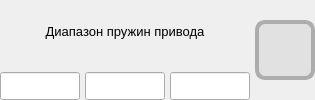
                  <widget class="QWidget" name="widget_crossingLimits_spring" native="true">
                   <property name="sizePolicy">
                    <sizepolicy hsizetype="Maximum" vsizetype="Maximum">
                     <horstretch>0</horstretch>
                     <verstretch>0</verstretch>
                    </sizepolicy>
                   </property>
                   <layout class="QHBoxLayout" name="horizontalLayout_30">
                    <property name="spacing">
                     <number>5</number>
                    </property>
                    <property name="leftMargin">
                     <number>0</number>
                    </property>
                    <property name="topMargin">
                     <number>0</number>
                    </property>
                    <property name="rightMargin">
                     <number>0</number>
                    </property>
                    <property name="bottomMargin">
                     <number>0</number>
                    </property>
                    <item>
                     <widget class="QWidget" name="widget__crossingLimits_spring_control" native="true">
                      <property name="sizePolicy">
                       <sizepolicy hsizetype="Maximum" vsizetype="Preferred">
                        <horstretch>0</horstretch>
                        <verstretch>0</verstretch>
                       </sizepolicy>
                      </property>
                      <layout class="QVBoxLayout" name="verticalLayout_19">
                       <property name="spacing">
                        <number>10</number>
                       </property>
                       <property name="leftMargin">
                        <number>0</number>
                       </property>
                       <property name="topMargin">
                        <number>0</number>
                       </property>
                       <property name="rightMargin">
                        <number>0</number>
                       </property>
                       <property name="bottomMargin">
                        <number>0</number>
                       </property>
                       <item>
                        <widget class="QLabel" name="label_crossingLimits_spring">
                         <property name="sizePolicy">
                          <sizepolicy hsizetype="Preferred" vsizetype="Preferred">
                           <horstretch>0</horstretch>
                           <verstretch>0</verstretch>
                          </sizepolicy>
                         </property>
                         <property name="font">
                          <font>
                           <family>Segoe UI</family>
                           <pointsize>10</pointsize>
                          </font>
                         </property>
                         <property name="text">
                          <string>Диапазон пружин привода</string>
                         </property>
                         <property name="alignment">
                          <set>Qt::AlignmentFlag::AlignCenter</set>
                         </property>
                        </widget>
                       </item>
                       <item>
                        <layout class="QHBoxLayout" name="horizontalLayout_crossingLimits_spring_limits">
                         <property name="spacing">
                          <number>5</number>
                         </property>
                         <property name="sizeConstraint">
                          <enum>QLayout::SizeConstraint::SetDefaultConstraint</enum>
                         </property>
                         <item>
                          <widget class="QLineEdit" name="lineEdit_crossingLimits_spring_lowerLimit">
                           <property name="enabled">
                            <bool>true</bool>
                           </property>
                           <property name="sizePolicy">
                            <sizepolicy hsizetype="Fixed" vsizetype="Maximum">
                             <horstretch>0</horstretch>
                             <verstretch>0</verstretch>
                            </sizepolicy>
                           </property>
                           <property name="minimumSize">
                            <size>
                             <width>50</width>
                             <height>0</height>
                            </size>
                           </property>
                           <property name="maximumSize">
                            <size>
                             <width>80</width>
                             <height>16777215</height>
                            </size>
                           </property>
                           <property name="font">
                            <font>
                             <family>Segoe UI</family>
                             <pointsize>8</pointsize>
                            </font>
                           </property>
                           <property name="styleSheet">
                            <string notr="true">padding: 5px 5px;</string>
                           </property>
                           <property name="text">
                            <string/>
                           </property>
                           <property name="alignment">
                            <set>Qt::AlignmentFlag::AlignCenter</set>
                           </property>
                           <property name="readOnly">
                            <bool>true</bool>
                           </property>
                          </widget>
                         </item>
                         <item>
                          <widget class="QLineEdit" name="lineEdit_crossingLimits_spring_value">
                           <property name="enabled">
                            <bool>true</bool>
                           </property>
                           <property name="sizePolicy">
                            <sizepolicy hsizetype="Fixed" vsizetype="Fixed">
                             <horstretch>0</horstretch>
                             <verstretch>0</verstretch>
                            </sizepolicy>
                           </property>
                           <property name="minimumSize">
                            <size>
                             <width>50</width>
                             <height>0</height>
                            </size>
                           </property>
                           <property name="maximumSize">
                            <size>
                             <width>80</width>
                             <height>16777215</height>
                            </size>
                           </property>
                           <property name="font">
                            <font>
                             <family>Segoe UI</family>
                             <pointsize>8</pointsize>
                            </font>
                           </property>
                           <property name="layoutDirection">
                            <enum>Qt::LayoutDirection::LeftToRight</enum>
                           </property>
                           <property name="styleSheet">
                            <string notr="true">padding: 5px 5px;</string>
                           </property>
                           <property name="text">
                            <string/>
                           </property>
                           <property name="alignment">
                            <set>Qt::AlignmentFlag::AlignCenter</set>
                           </property>
                           <property name="readOnly">
                            <bool>true</bool>
                           </property>
                          </widget>
                         </item>
                         <item>
                          <widget class="QLineEdit" name="lineEdit_crossingLimits_spring_upperLimit">
                           <property name="enabled">
                            <bool>true</bool>
                           </property>
                           <property name="sizePolicy">
                            <sizepolicy hsizetype="Fixed" vsizetype="Fixed">
                             <horstretch>0</horstretch>
                             <verstretch>0</verstretch>
                            </sizepolicy>
                           </property>
                           <property name="minimumSize">
                            <size>
                             <width>50</width>
                             <height>0</height>
                            </size>
                           </property>
                           <property name="maximumSize">
                            <size>
                             <width>80</width>
                             <height>16777215</height>
                            </size>
                           </property>
                           <property name="font">
                            <font>
                             <family>Segoe UI</family>
                             <pointsize>8</pointsize>
                            </font>
                           </property>
                           <property name="styleSheet">
                            <string notr="true">padding: 5px 5px;</string>
                           </property>
                           <property name="text">
                            <string/>
                           </property>
                           <property name="alignment">
                            <set>Qt::AlignmentFlag::AlignCenter</set>
                           </property>
                           <property name="readOnly">
                            <bool>true</bool>
                           </property>
                          </widget>
                         </item>
                        </layout>
                       </item>
                      </layout>
                     </widget>
                    </item>
                    <item>
                     <widget class="QWidget" name="widget_crossingLimits_spring_limitStatusIndicator" native="true">
                      <property name="minimumSize">
                       <size>
                        <width>60</width>
                        <height>60</height>
                       </size>
                      </property>
                      <property name="maximumSize">
                       <size>
                        <width>60</width>
                        <height>60</height>
                       </size>
                      </property>
                      <property name="styleSheet">
                       <string notr="true">background: #E1E1E1;

Border: 4px solid #ADADAD ;
Border-radius: 10px;

</string>
                      </property>
                     </widget>
                    </item>
                   </layout>
                  </widget>
